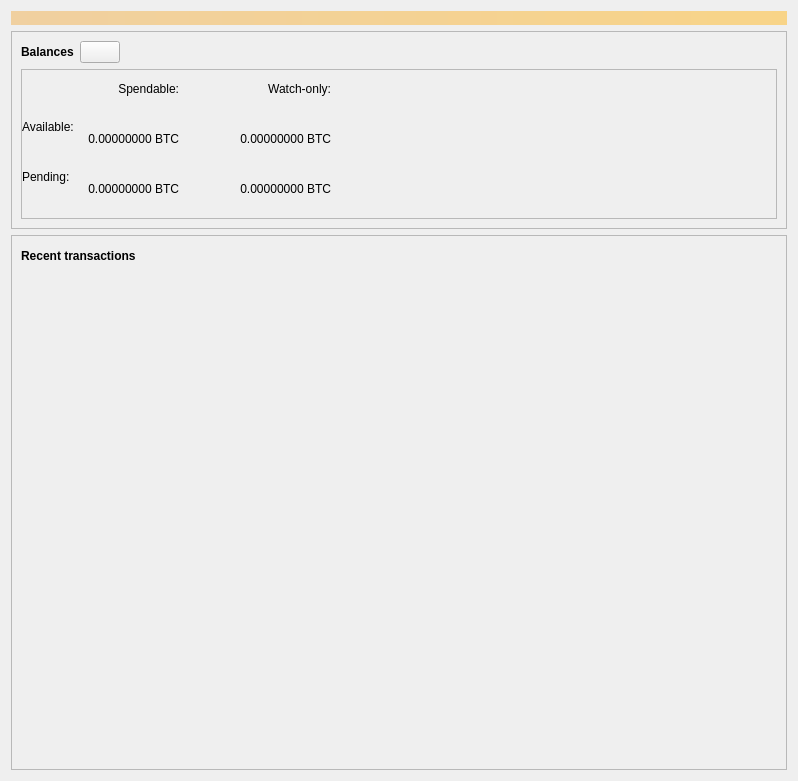
<?xml version="1.0" encoding="UTF-8"?>
<ui version="4.0">
 <class>OverviewPage</class>
 <widget class="QWidget" name="OverviewPage">
  <property name="geometry">
   <rect>
    <x>0</x>
    <y>0</y>
    <width>798</width>
    <height>781</height>
   </rect>
  </property>
  <property name="windowTitle">
   <string>Form</string>
  </property>
  <layout class="QVBoxLayout" name="topLayout">
   <item>
    <widget class="QLabel" name="labelAlerts">
     <property name="visible">
      <bool>true</bool>
     </property>
     <property name="styleSheet">
      <string notr="true">QLabel { background-color: qlineargradient(x1: 0, y1: 0, x2: 1, y2: 0, stop:0 #F0D0A0, stop:1 #F8D488); color:#000000; }</string>
     </property>
     <property name="wordWrap">
      <bool>true</bool>
     </property>
     <property name="margin">
      <number>3</number>
     </property>
     <property name="textInteractionFlags">
      <set>Qt::TextSelectableByMouse</set>
     </property>
    </widget>
   </item>
   <item>
    <layout class="QHBoxLayout" name="horizontalLayout" stretch="1">
     <item>
      <layout class="QVBoxLayout" name="verticalLayout_2">
       <item>
        <widget class="QFrame" name="frame">
         <property name="frameShape">
          <enum>QFrame::StyledPanel</enum>
         </property>
         <property name="frameShadow">
          <enum>QFrame::Raised</enum>
         </property>
         <layout class="QVBoxLayout" name="verticalLayout_4">
          <item>
           <layout class="QHBoxLayout" name="horizontalLayout_4">
            <item>
             <widget class="QLabel" name="label_5">
              <property name="font">
               <font>
                <weight>75</weight>
                <bold>true</bold>
               </font>
              </property>
              <property name="text">
               <string>Balances</string>
              </property>
             </widget>
            </item>
            <item>
             <widget class="QPushButton" name="labelWalletStatus">
              <property name="enabled">
               <bool>true</bool>
              </property>
              <property name="maximumSize">
               <size>
                <width>45</width>
                <height>16777215</height>
               </size>
              </property>
              <property name="toolTip">
               <string>The displayed information may be out of date. Your wallet automatically synchronizes with the Sequentia network after a connection is established, but this process has not completed yet.</string>
              </property>
              <property name="text">
               <string/>
              </property>
              <property name="icon">
               <iconset resource="../bitcoin.qrc">
                <normaloff>:/icons/warning</normaloff>
                <disabledoff>:/icons/warning</disabledoff>:/icons/warning</iconset>
              </property>
              <property name="iconSize">
               <size>
                <width>24</width>
                <height>24</height>
               </size>
              </property>
             </widget>
            </item>
            <item>
             <spacer name="horizontalSpacer_3">
              <property name="orientation">
               <enum>Qt::Horizontal</enum>
              </property>
              <property name="sizeHint" stdset="0">
               <size>
                <width>40</width>
                <height>20</height>
               </size>
              </property>
             </spacer>
            </item>
           </layout>
          </item>
          <item>
           <widget class="QScrollArea" name="scrollArea">
            <property name="sizePolicy">
             <sizepolicy hsizetype="Minimum" vsizetype="Minimum">
              <horstretch>0</horstretch>
              <verstretch>0</verstretch>
             </sizepolicy>
            </property>
            <property name="minimumSize">
             <size>
              <width>500</width>
              <height>150</height>
             </size>
            </property>
            <property name="sizeIncrement">
             <size>
              <width>1</width>
              <height>1</height>
             </size>
            </property>
            <property name="verticalScrollBarPolicy">
             <enum>Qt::ScrollBarAsNeeded</enum>
            </property>
            <property name="horizontalScrollBarPolicy">
             <enum>Qt::ScrollBarAsNeeded</enum>
            </property>
            <property name="sizeAdjustPolicy">
             <enum>QAbstractScrollArea::AdjustToContents</enum>
            </property>
            <property name="widgetResizable">
             <bool>true</bool>
            </property>
            <widget class="QWidget" name="scrollAreaWidgetContents">
             <property name="geometry">
              <rect>
               <x>0</x>
               <y>0</y>
               <width>560</width>
               <height>296</height>
              </rect>
             </property>
             <property name="sizePolicy">
              <sizepolicy hsizetype="Minimum" vsizetype="Minimum">
               <horstretch>0</horstretch>
               <verstretch>0</verstretch>
              </sizepolicy>
             </property>
             <property name="minimumSize">
              <size>
               <width>500</width>
               <height>0</height>
              </size>
             </property>
             <widget class="QWidget" name="">
              <property name="geometry">
               <rect>
                <x>0</x>
                <y>0</y>
                <width>551</width>
                <height>253</height>
               </rect>
              </property>
              <layout class="QGridLayout" name="gridLayout">
               <property name="sizeConstraint">
                <enum>QLayout::SetMinimumSize</enum>
               </property>
               <property name="spacing">
                <number>12</number>
               </property>
               <item row="4" column="0" colspan="2">
                <widget class="Line" name="line">
                 <property name="orientation">
                  <enum>Qt::Horizontal</enum>
                 </property>
                </widget>
               </item>
               <item row="0" column="1">
                <widget class="QLabel" name="labelSpendable">
                 <property name="text">
                  <string>Spendable:</string>
                 </property>
                 <property name="alignment">
                  <set>Qt::AlignRight|Qt::AlignTrailing|Qt::AlignVCenter</set>
                 </property>
                </widget>
               </item>
               <item row="1" column="2">
                <widget class="QLabel" name="labelWatchAvailable">
                 <property name="sizePolicy">
                  <sizepolicy hsizetype="Minimum" vsizetype="Minimum">
                   <horstretch>0</horstretch>
                   <verstretch>0</verstretch>
                  </sizepolicy>
                 </property>
                 <property name="cursor">
                  <cursorShape>IBeamCursor</cursorShape>
                 </property>
                 <property name="toolTip">
                  <string>Your current balance in watch-only addresses</string>
                 </property>
                 <property name="text">
                  <string notr="true">0.00000000 BTC</string>
                 </property>
                 <property name="alignment">
                  <set>Qt::AlignRight|Qt::AlignTrailing|Qt::AlignVCenter</set>
                 </property>
                 <property name="textInteractionFlags">
                  <set>Qt::LinksAccessibleByMouse|Qt::TextSelectableByKeyboard|Qt::TextSelectableByMouse</set>
                 </property>
                </widget>
               </item>
               <item row="3" column="0">
                <widget class="QLabel" name="labelImmatureText">
                 <property name="sizePolicy">
                  <sizepolicy hsizetype="Minimum" vsizetype="Minimum">
                   <horstretch>0</horstretch>
                   <verstretch>0</verstretch>
                  </sizepolicy>
                 </property>
                 <property name="text">
                  <string>Immature:</string>
                 </property>
                 <property name="alignment">
                  <set>Qt::AlignLeading|Qt::AlignLeft|Qt::AlignTop</set>
                 </property>
                </widget>
               </item>
               <item row="5" column="0">
                <widget class="QLabel" name="labelTotalText">
                 <property name="text">
                  <string>Total:</string>
                 </property>
                 <property name="alignment">
                  <set>Qt::AlignLeading|Qt::AlignLeft|Qt::AlignTop</set>
                 </property>
                </widget>
               </item>
               <item row="1" column="0">
                <widget class="QLabel" name="labelBalanceText">
                 <property name="text">
                  <string>Available:</string>
                 </property>
                 <property name="alignment">
                  <set>Qt::AlignLeading|Qt::AlignLeft|Qt::AlignTop</set>
                 </property>
                </widget>
               </item>
               <item row="2" column="1">
                <widget class="QLabel" name="labelUnconfirmed">
                 <property name="sizePolicy">
                  <sizepolicy hsizetype="Minimum" vsizetype="Minimum">
                   <horstretch>0</horstretch>
                   <verstretch>0</verstretch>
                  </sizepolicy>
                 </property>
                 <property name="cursor">
                  <cursorShape>IBeamCursor</cursorShape>
                 </property>
                 <property name="toolTip">
                  <string>Total of transactions that have yet to be confirmed, and do not yet count toward the spendable balance</string>
                 </property>
                 <property name="text">
                  <string notr="true">0.00000000 BTC</string>
                 </property>
                 <property name="alignment">
                  <set>Qt::AlignRight|Qt::AlignTrailing|Qt::AlignVCenter</set>
                 </property>
                 <property name="textInteractionFlags">
                  <set>Qt::LinksAccessibleByMouse|Qt::TextSelectableByKeyboard|Qt::TextSelectableByMouse</set>
                 </property>
                </widget>
               </item>
               <item row="0" column="2">
                <widget class="QLabel" name="labelWatchonly">
                 <property name="text">
                  <string>Watch-only:</string>
                 </property>
                 <property name="alignment">
                  <set>Qt::AlignRight|Qt::AlignTrailing|Qt::AlignVCenter</set>
                 </property>
                </widget>
               </item>
               <item row="3" column="1">
                <widget class="QLabel" name="labelImmature">
                 <property name="sizePolicy">
                  <sizepolicy hsizetype="Minimum" vsizetype="Minimum">
                   <horstretch>0</horstretch>
                   <verstretch>0</verstretch>
                  </sizepolicy>
                 </property>
                 <property name="cursor">
                  <cursorShape>IBeamCursor</cursorShape>
                 </property>
                 <property name="toolTip">
                  <string>Mined balance that has not yet matured</string>
                 </property>
                 <property name="text">
                  <string notr="true">0.00000000 BTC</string>
                 </property>
                 <property name="alignment">
                  <set>Qt::AlignRight|Qt::AlignTrailing|Qt::AlignVCenter</set>
                 </property>
                 <property name="textInteractionFlags">
                  <set>Qt::LinksAccessibleByMouse|Qt::TextSelectableByKeyboard|Qt::TextSelectableByMouse</set>
                 </property>
                </widget>
               </item>
               <item row="2" column="0">
                <widget class="QLabel" name="labelPendingText">
                 <property name="text">
                  <string>Pending:</string>
                 </property>
                 <property name="alignment">
                  <set>Qt::AlignLeading|Qt::AlignLeft|Qt::AlignTop</set>
                 </property>
                </widget>
               </item>
               <item row="2" column="3">
                <spacer name="horizontalSpacer_2">
                 <property name="orientation">
                  <enum>Qt::Horizontal</enum>
                 </property>
                 <property name="sizeHint" stdset="0">
                  <size>
                   <width>40</width>
                   <height>20</height>
                  </size>
                 </property>
                </spacer>
               </item>
               <item row="4" column="2">
                <widget class="Line" name="lineWatchBalance">
                 <property name="sizePolicy">
                  <sizepolicy hsizetype="Preferred" vsizetype="Fixed">
                   <horstretch>0</horstretch>
                   <verstretch>0</verstretch>
                  </sizepolicy>
                 </property>
                 <property name="minimumSize">
                  <size>
                   <width>140</width>
                   <height>0</height>
                  </size>
                 </property>
                 <property name="orientation">
                  <enum>Qt::Horizontal</enum>
                 </property>
                </widget>
               </item>
               <item row="5" column="2">
                <widget class="QLabel" name="labelWatchTotal">
                 <property name="cursor">
                  <cursorShape>IBeamCursor</cursorShape>
                 </property>
                 <property name="toolTip">
                  <string>Current total balance in watch-only addresses</string>
                 </property>
                 <property name="text">
                  <string notr="true">0.00000000 BTC</string>
                 </property>
                 <property name="alignment">
                  <set>Qt::AlignRight|Qt::AlignTrailing|Qt::AlignVCenter</set>
                 </property>
                 <property name="textInteractionFlags">
                  <set>Qt::LinksAccessibleByMouse|Qt::TextSelectableByKeyboard|Qt::TextSelectableByMouse</set>
                 </property>
                </widget>
               </item>
               <item row="5" column="1">
                <widget class="QLabel" name="labelTotal">
                 <property name="sizePolicy">
                  <sizepolicy hsizetype="Minimum" vsizetype="Minimum">
                   <horstretch>0</horstretch>
                   <verstretch>0</verstretch>
                  </sizepolicy>
                 </property>
                 <property name="cursor">
                  <cursorShape>IBeamCursor</cursorShape>
                 </property>
                 <property name="toolTip">
                  <string>Your current total balance</string>
                 </property>
                 <property name="text">
                  <string notr="true">0.00000000 BTC</string>
                 </property>
                 <property name="alignment">
                  <set>Qt::AlignRight|Qt::AlignTrailing|Qt::AlignVCenter</set>
                 </property>
                 <property name="textInteractionFlags">
                  <set>Qt::LinksAccessibleByMouse|Qt::TextSelectableByKeyboard|Qt::TextSelectableByMouse</set>
                 </property>
                </widget>
               </item>
               <item row="2" column="2">
                <widget class="QLabel" name="labelWatchPending">
                 <property name="cursor">
                  <cursorShape>IBeamCursor</cursorShape>
                 </property>
                 <property name="toolTip">
                  <string>Unconfirmed transactions to watch-only addresses</string>
                 </property>
                 <property name="text">
                  <string notr="true">0.00000000 BTC</string>
                 </property>
                 <property name="alignment">
                  <set>Qt::AlignRight|Qt::AlignTrailing|Qt::AlignVCenter</set>
                 </property>
                 <property name="textInteractionFlags">
                  <set>Qt::LinksAccessibleByMouse|Qt::TextSelectableByKeyboard|Qt::TextSelectableByMouse</set>
                 </property>
                </widget>
               </item>
               <item row="3" column="2">
                <widget class="QLabel" name="labelWatchImmature">
                 <property name="sizePolicy">
                  <sizepolicy hsizetype="Minimum" vsizetype="Minimum">
                   <horstretch>0</horstretch>
                   <verstretch>0</verstretch>
                  </sizepolicy>
                 </property>
                 <property name="cursor">
                  <cursorShape>IBeamCursor</cursorShape>
                 </property>
                 <property name="toolTip">
                  <string>Mined balance in watch-only addresses that has not yet matured</string>
                 </property>
                 <property name="text">
                  <string notr="true">0.00000000 BTC</string>
                 </property>
                 <property name="alignment">
                  <set>Qt::AlignRight|Qt::AlignTrailing|Qt::AlignVCenter</set>
                 </property>
                 <property name="textInteractionFlags">
                  <set>Qt::LinksAccessibleByMouse|Qt::TextSelectableByKeyboard|Qt::TextSelectableByMouse</set>
                 </property>
                </widget>
               </item>
               <item row="1" column="1">
                <widget class="QLabel" name="labelBalance">
                 <property name="sizePolicy">
                  <sizepolicy hsizetype="Minimum" vsizetype="Minimum">
                   <horstretch>0</horstretch>
                   <verstretch>0</verstretch>
                  </sizepolicy>
                 </property>
                 <property name="cursor">
                  <cursorShape>IBeamCursor</cursorShape>
                 </property>
                 <property name="toolTip">
                  <string>Your current spendable balance</string>
                 </property>
                 <property name="text">
                  <string notr="true">0.00000000 BTC</string>
                 </property>
                 <property name="alignment">
                  <set>Qt::AlignRight|Qt::AlignTrailing|Qt::AlignVCenter</set>
                 </property>
                 <property name="textInteractionFlags">
                  <set>Qt::LinksAccessibleByMouse|Qt::TextSelectableByKeyboard|Qt::TextSelectableByMouse</set>
                 </property>
                </widget>
               </item>
              </layout>
             </widget>
            </widget>
           </widget>
          </item>
         </layout>
        </widget>
       </item>
       <item>
        <layout class="QVBoxLayout" name="verticalLayout_3">
         <item>
          <widget class="QFrame" name="frame_2">
           <property name="frameShape">
            <enum>QFrame::StyledPanel</enum>
           </property>
           <property name="frameShadow">
            <enum>QFrame::Raised</enum>
           </property>
           <layout class="QVBoxLayout" name="verticalLayout">
            <item>
             <layout class="QHBoxLayout" name="horizontalLayout_2">
              <item>
               <widget class="QLabel" name="label_4">
                <property name="font">
                 <font>
                  <weight>75</weight>
                  <bold>true</bold>
                 </font>
                </property>
                <property name="text">
                 <string>Recent transactions</string>
                </property>
               </widget>
              </item>
              <item>
               <widget class="QPushButton" name="labelTransactionsStatus">
                <property name="enabled">
                 <bool>true</bool>
                </property>
                <property name="maximumSize">
                 <size>
                  <width>30</width>
                  <height>16777215</height>
                 </size>
                </property>
                <property name="toolTip">
                 <string>The displayed information may be out of date. Your wallet automatically synchronizes with the Sequentia network after a connection is established, but this process has not completed yet.</string>
                </property>
                <property name="text">
                 <string/>
                </property>
                <property name="icon">
                 <iconset resource="../bitcoin.qrc">
                  <normaloff>:/icons/warning</normaloff>
                  <disabledoff>:/icons/warning</disabledoff>:/icons/warning</iconset>
                </property>
                <property name="iconSize">
                 <size>
                  <width>24</width>
                  <height>24</height>
                 </size>
                </property>
                <property name="flat">
                 <bool>true</bool>
                </property>
               </widget>
              </item>
              <item>
               <spacer name="horizontalSpacer">
                <property name="orientation">
                 <enum>Qt::Horizontal</enum>
                </property>
                <property name="sizeHint" stdset="0">
                 <size>
                  <width>40</width>
                  <height>20</height>
                 </size>
                </property>
               </spacer>
              </item>
             </layout>
            </item>
            <item>
             <widget class="TransactionOverviewWidget" name="listTransactions">
              <property name="styleSheet">
               <string notr="true">QListView { background: transparent; }</string>
              </property>
              <property name="frameShape">
               <enum>QFrame::NoFrame</enum>
              </property>
              <property name="verticalScrollBarPolicy">
               <enum>Qt::ScrollBarAlwaysOff</enum>
              </property>
              <property name="horizontalScrollBarPolicy">
               <enum>Qt::ScrollBarAlwaysOff</enum>
              </property>
              <property name="sizeAdjustPolicy">
               <enum>QAbstractScrollArea::AdjustToContents</enum>
              </property>
              <property name="selectionMode">
               <enum>QAbstractItemView::NoSelection</enum>
              </property>
             </widget>
            </item>
           </layout>
          </widget>
         </item>
        </layout>
       </item>
      </layout>
     </item>
    </layout>
   </item>
  </layout>
 </widget>
 <customwidgets>
  <customwidget>
   <class>TransactionOverviewWidget</class>
   <extends>QListView</extends>
   <header>qt/transactionoverviewwidget.h</header>
  </customwidget>
 </customwidgets>
 <resources>
  <include location="../bitcoin.qrc"/>
 </resources>
 <connections/>
</ui>
